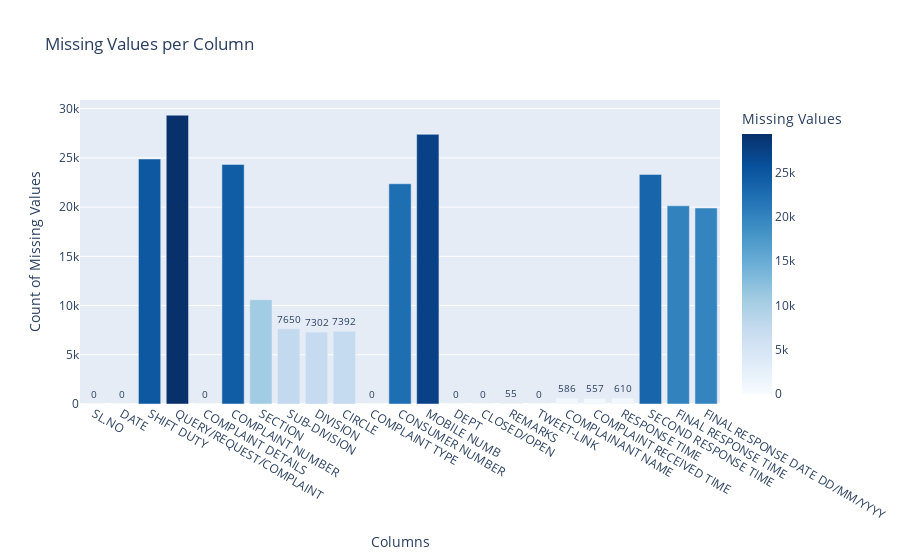

Notebook source saved alongside this figure:
### Code cell
import plotly.express as px
import pandas as pd

# Assume df is already defined
# Calculate missing values per column
null_data = df.isnull().sum().reset_index()

# Rename columns for Plotly
null_data.columns = ["Column", "Missing Values"]

# Create bar chart
fig = px.bar(
    null_data,
    x="Column",
    y="Missing Values",
    title="Missing Values per Column",
    text="Missing Values",
    color="Missing Values",
    color_continuous_scale="Blues"
)

# Show values on bars
fig.update_traces(
    texttemplate='%{text}',
    textposition='outside'
)

# Improve layout
fig.update_layout(
    xaxis_title="Columns",
    yaxis_title="Count of Missing Values",
    uniformtext_minsize=8,
    uniformtext_mode='hide'
)

# Display chart
fig.show()

### Figure 1 — Plotly figure (JSON) as saved in the notebook; plotly's stock layout.template omitted (floating-point values rounded to 4 significant figures)
{"data": [{"alignmentgroup": "True", "hovertemplate": "Column=%{x}<br>Missing Values=%{marker.color}<extra></extra>", "legendgroup": "", "marker": {"color": [0, 0, 24885, 29336, 0, 24336, 10591, 7650, 7302, 7392, 0, 22374, 27393, 0, 0, 55, 0, 586, 557, 610, 23321, 20133, 19908], "coloraxis": "coloraxis", "pattern": {"shape": ""}}, "name": "", "offsetgroup": "", "orientation": "v", "showlegend": false, "text": [0, 0, 24885, 29336, 0, 24336, 10591, 7650, 7302, 7392, 0, 22374, 27393, 0, 0, 55, 0, 586, 557, 610, 23321, 20133, 19908], "textposition": "outside", "texttemplate": "%{text}", "type": "bar", "x": ["SL.NO", "DATE", "SHIFT DUTY", "QUERY/REQUEST/COMPLAINT", "COMPLAINT DETAILS", "COMPLAINT NUMBER", "SECTION", "SUB-DIVISION", "DIVISION", "CIRCLE", "COMPLAINT TYPE", "CONSUMER NUMBER", "MOBILE NUMB", "DEPT", "CLOSED/OPEN", "REMARKS", "TWEET-LINK", "COMPLAINANT NAME", "COMPLAINT RECEIVED TIME", "RESPONSE TIME", "SECOND RESPONSE TIME", "FINAL RESPONSE TIME", "FINAL RESPONSE DATE DD/MM/YYYY"], "xaxis": "x", "y": [0, 0, 24885, 29336, 0, 24336, 10591, 7650, 7302, 7392, 0, 22374, 27393, 0, 0, 55, 0, 586, 557, 610, 23321, 20133, 19908], "yaxis": "y"}], "layout": {"barmode": "relative", "coloraxis": {"colorbar": {"title": {"text": "Missing Values"}}, "colorscale": [[0, "rgb(247,251,255)"], [0.125, "rgb(222,235,247)"], [0.25, "rgb(198,219,239)"], [0.375, "rgb(158,202,225)"], [0.5, "rgb(107,174,214)"], [0.625, "rgb(66,146,198)"], [0.75, "rgb(33,113,181)"], [0.875, "rgb(8,81,156)"], [1, "rgb(8,48,107)"]]}, "legend": {"tracegroupgap": 0}, "title": {"text": "Missing Values per Column"}, "uniformtext": {"minsize": 8, "mode": "hide"}, "xaxis": {"anchor": "y", "domain": [0, 1], "title": {"text": "Columns"}}, "yaxis": {"anchor": "x", "domain": [0, 1], "title": {"text": "Count of Missing Values"}}}}
